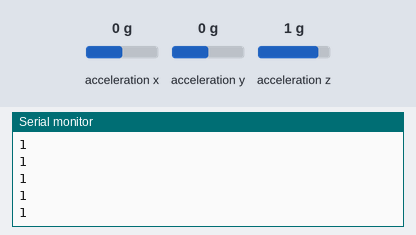
A sketch run on a simulated ESP32. Parts: the last lines printed to the serial monitor. Wiring (inferred from the names in the program): ADXL345 accelerometer at I2C address 0x53. Inputs (shaded band) come from the test bench; at power-on: acceleration z 1 g, acceleration x 0 g, acceleration y 0 g.

Above: at 1.7 s.
1.8 s: acceleration z set to -1.4 g
At 1.83 s:
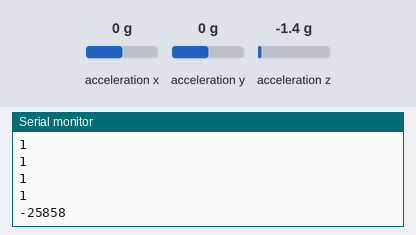
3.3 s: acceleration z set to -0.8 g
At 3.34 s:
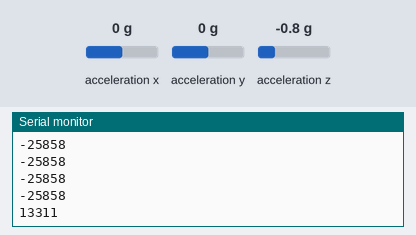
Timing chart, 0 to 6.3 s (numbered marks = the images above; inputs shaded):
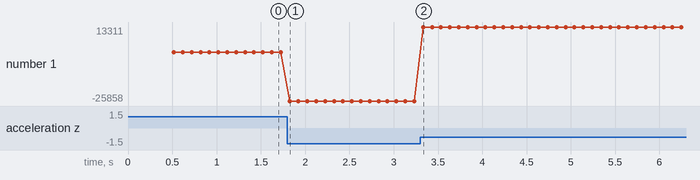

Measured:
- after the input at 1.8 s, the serial monitor: prints a new line at once (image 1)
- after the input at 3.3 s, the serial monitor: prints a new line at once (image 2)
- plotted number 1: 1 → -25858 after the input at 1.8 s, -25858 → 13311 after the input at 3.3 s

The sketch:

JIAOZHUN.ino
```cpp
#include <Wire.h>

// I2C 引脚
#define I2C_SDA 41
#define I2C_SCL 42

// ADXL375 地址及寄存器
#define ADXL375_ADDR        0x53   // ← 改为 0x53
#define ADXL375_DATA_FORMAT 0x31
#define ADXL375_POWER_CTL   0x2D
#define ADXL375_DATAZ0      0x36

// 冷湖当地重力加速度 (m/s²)
const float kGravity = 9.7865;

const int SAMPLES = 200;
bool upDone = false, downDone = false;
float Z_up = 0, Z_down = 0;

int16_t readRawZ() {
  Wire.beginTransmission(ADXL375_ADDR);
  Wire.write(ADXL375_DATAZ0);
  Wire.endTransmission(false);
  Wire.requestFrom(ADXL375_ADDR, (uint8_t)2);
  if (Wire.available() >= 2) {
    return (Wire.read() << 8) | Wire.read();
  }
  return 0;
}

float collectAverage() {
  long sum = 0;
  for (int i = 0; i < SAMPLES; i++) {
    sum += readRawZ();
    delay(5);
  }
  return sum / (float)SAMPLES;
}

void setup() {
  Serial.begin(115200);
  delay(500);
  Wire.begin(I2C_SDA, I2C_SCL);
  Wire.setClock(400000);

  Wire.beginTransmission(ADXL375_ADDR);
  Wire.write(ADXL375_DATA_FORMAT);
  Wire.write(0x0B);
  Wire.endTransmission();

  Wire.beginTransmission(ADXL375_ADDR);
  Wire.write(ADXL375_POWER_CTL);
  Wire.write(0x08);
  Wire.endTransmission();

  Serial.println("=== ADXL375 Calibration (ADDR 0x53) ===");
  Serial.println("1. Orient sensor Z-axis UP (pointing to sky), then send 'UP'");
  Serial.println("2. Orient sensor Z-axis DOWN (pointing to ground), then send 'DOWN'");
  Serial.println("3. After both steps, calibration will auto-compute.");
  Serial.println("Send 'RESET' to restart.");
}


void loop() {
  int16_t raw = readRawZ();
  Serial.println(raw);
  delay(100);
}
```
